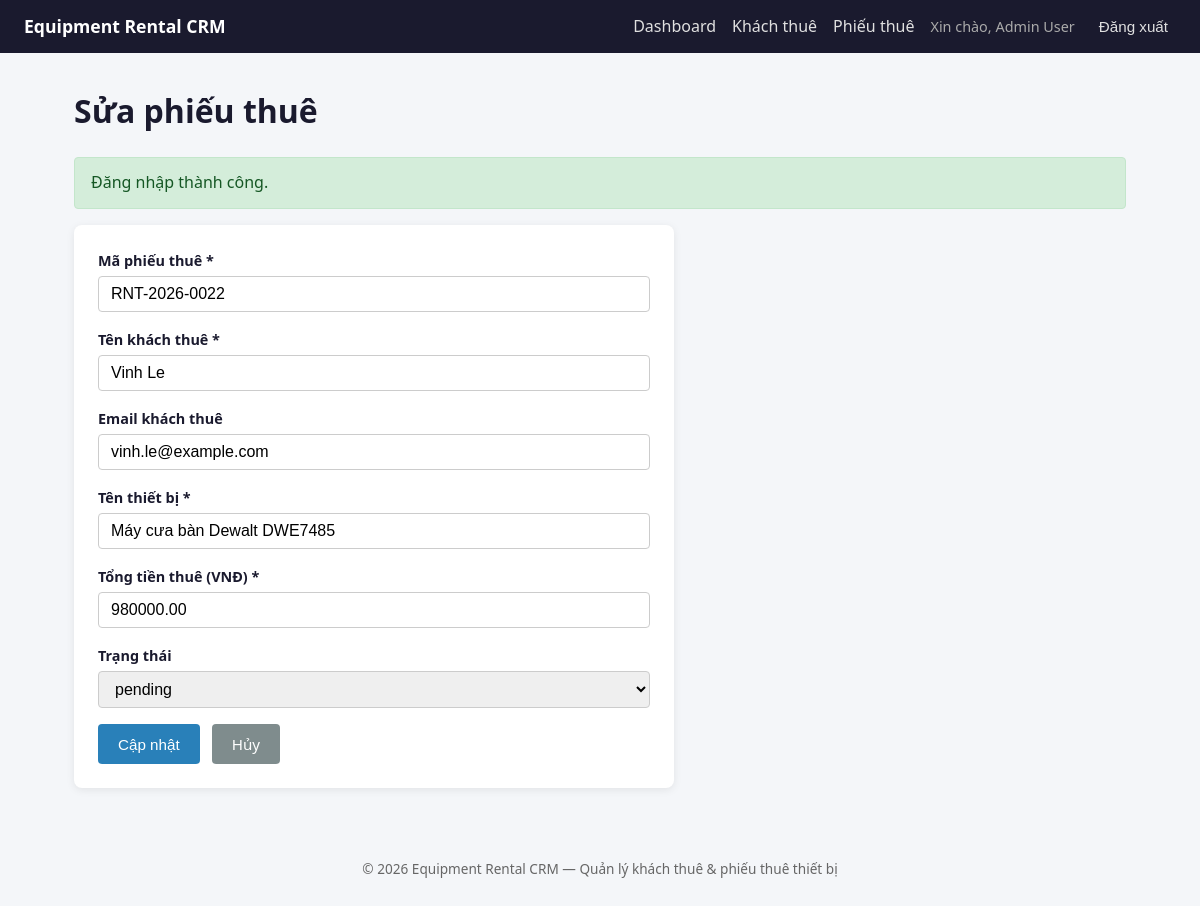
/rentals/edit?id=22 (signed in), run on an earlier commit of the app's database.
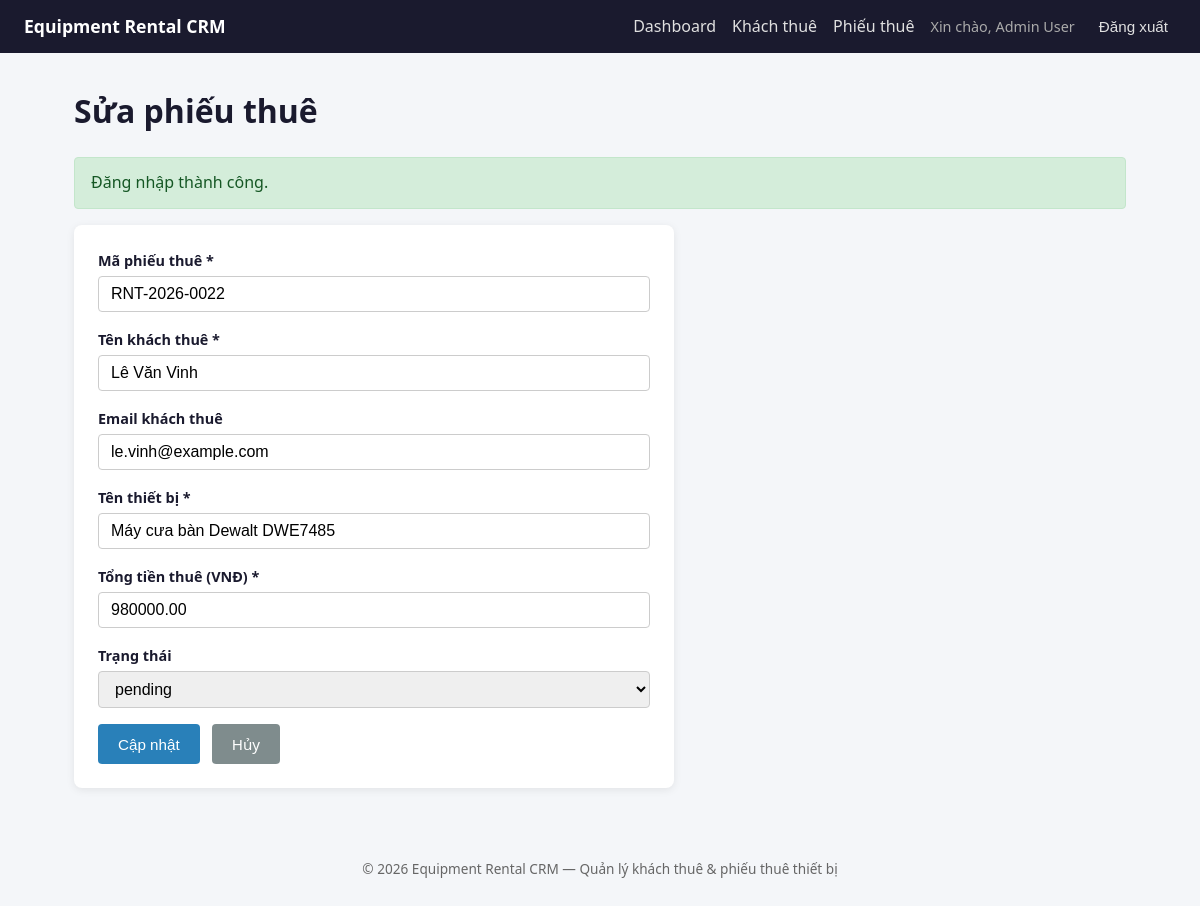
And on a later commit of the database.
### tables this page shows
CREATE TABLE rentals (
    id INT AUTO_INCREMENT PRIMARY KEY,
    rental_code VARCHAR(50) NOT NULL,
    renter_name VARCHAR(100) NOT NULL,
    renter_email VARCHAR(150),
    equipment_name VARCHAR(150) NOT NULL,
    total_amount DECIMAL(12, 2) NOT NULL DEFAULT 0,
    status ENUM('pending', 'active', 'returned', 'overdue', 'cancelled') NOT NULL DEFAULT 'pending',
    created_at DATETIME NOT NULL DEFAULT CURRENT_TIMESTAMP,
    updated_at DATETIME NULL,
    UNIQUE KEY unique_rental_code (rental_code),
    INDEX idx_rentals_created_at (created_at),
    INDEX idx_rentals_status_created_at (status, created_at),
    INDEX idx_rentals_renter_email (renter_email)
);

### app/Core/helpers.php (called while the page is built, shortened)
<?php
function e(string $value): string
{
    return htmlspecialchars($value, ENT_QUOTES, 'UTF-8');
}
function render(string $view, array $data = [], string $layout = 'layouts/main'): void
{
    extract($data);
    require __DIR__ . '/../Views/' . $view . '.php';
}

### app/Controllers/RentalController.php (called while the page is built, shortened)
<?php
class RentalController
{
    public function edit(): void
    {
        $id = (int) ($_GET['id'] ?? 0);
        $rental = $this->repo->findById($id);
        render('rentals/edit', [
            'title' => 'Sửa phiếu thuê',
            'rental' => $rental,
            'errors' => [],
            'statuses' => $this->service->getStatuses(),
        ]);
    }
}

### app/Core/Router.php (called while the page is built, shortened)
<?php
class Router
{
    private array $routes = ['GET' => [], 'POST' => []];
    public function get(string $path, array $handler): void
    {
        $this->routes['GET'][$path] = $handler;
    }
    public function post(string $path, array $handler): void
    {
        $this->routes['POST'][$path] = $handler;
    }
    public function dispatch(string $method, string $path, array $container): void
    {
        [$class, $action] = $this->routes[$method][$path];
        $container[$class]->$action();
    }
}

### public/index.php (called while the page is built, shortened)
<?php
$basePath = dirname(__DIR__);
require_once $basePath . '/app/Core/Router.php';
require_once $basePath . '/app/Core/helpers.php';
try {
    $dbConfig = require $basePath . '/config/database.php';
    $pdo = Database::connect($dbConfig);
} catch (Throwable $e) {
    log_error('Database connection failed: ' . $e->getMessage());
    http_response_code(500);
    if (app_config('debug', false)) {
        echo '<h1>Database Connection Error</h1>';
        echo '<p>' . e($e->getMessage()) . '</p>';
    } else {
        echo '<h1>Database Connection Error</h1>';
        echo '<p>Không thể kết nối cơ sở dữ liệu. Vui lòng kiểm tra cấu hình.</p>';
    }
    exit;
}
$userRepository = new UserRepository($pdo);
$renterRepository = new RenterRepository($pdo);
$rentalRepository = new RentalRepository($pdo);
$authService = new AuthService($userRepository);
$renterService = new RenterService($renterRepository);
$rentalService = new RentalService($rentalRepository);
$publicRenterService = new PublicRenterService($renterRepository);
$container = [
    HomeController::class => new HomeController(),
    AuthController::class => new AuthController($authService),
    DashboardController::class => new DashboardController($renterRepository, $rentalService),
    PublicRenterController::class => new PublicRenterController($publicRenterService),
    RenterController::class => new RenterController($renterService, $renterRepository),
    RentalController::class => new RentalController($rentalService, $rentalRepository),
    HealthController::class => new HealthController($pdo),
];
$router = new Router();
$router->get('/', [HomeController::class, 'index']);
$router->get('/login', [AuthController::class, 'login']);
$router->post('/login', [AuthController::class, 'handleLogin']);
$router->post('/logout', [AuthController::class, 'logout']);
$router->get('/dashboard', [DashboardController::class, 'index']);
$router->get('/public-renters/create', [PublicRenterController::class, 'create']);
$router->post('/public-renters', [PublicRenterController::class, 'store']);
$router->get('/renters', [RenterController::class, 'index']);
$router->get('/renters/create', [RenterController::class, 'create']);
$router->post('/renters/store', [RenterController::class, 'store']);
$router->get('/renters/edit', [RenterController::class, 'edit']);
$router->post('/renters/update', [RenterController::class, 'update']);
$router->post('/renters/delete', [RenterController::class, 'delete']);
$router->get('/rentals', [RentalController::class, 'index']);
$router->get('/rentals/create', [RentalController::class, 'create']);
$router->post('/rentals/store', [RentalController::class, 'store']);
$router->get('/rentals/edit', [RentalController::class, 'edit']);
$router->post('/rentals/update', [RentalController::class, 'update']);
$router->post('/rentals/delete', [RentalController::class, 'delete']);
$router->get('/health', [HealthController::class, 'index']);
$method = $_SERVER['REQUEST_METHOD'] ?? 'GET';
$path = parse_url($_SERVER['REQUEST_URI'] ?? '/', PHP_URL_PATH) ?: '/';
$router->dispatch($method, $path, $container);

### app/Repositories/RentalRepository.php (called while the page is built, shortened)
<?php
class RentalRepository
{
    public function findById(int $id): ?array
    {
        $stmt = $this->db->prepare('SELECT * FROM rentals WHERE id = :id LIMIT 1');
        $stmt->execute(['id' => $id]);
        $rental = $stmt->fetch();
        return $rental ?: null;
    }
}

### app/Views/rentals/edit.php (the view, shortened to what the changed rows need)
<h1><?= e($title) ?></h1>
<form method="POST" action="/rentals/update" class="form-card">
    <div class="form-group">
        <label for="rental_code">Mã phiếu thuê *</label>
        <input type="text" id="rental_code" name="rental_code" value="<?= e($rental['rental_code'] ?? '') ?>">
    </div>
    <div class="form-group">
        <label for="renter_name">Tên khách thuê *</label>
        <input type="text" id="renter_name" name="renter_name" value="<?= e($rental['renter_name'] ?? '') ?>">
    </div>
    <div class="form-group">
        <label for="renter_email">Email khách thuê</label>
        <input type="email" id="renter_email" name="renter_email" value="<?= e($rental['renter_email'] ?? '') ?>">
    </div>
    <div class="form-group">
        <label for="equipment_name">Tên thiết bị *</label>
        <input type="text" id="equipment_name" name="equipment_name" value="<?= e($rental['equipment_name'] ?? '') ?>">
    </div>
    <div class="form-group">
        <label for="total_amount">Tổng tiền thuê (VNĐ) *</label>
        <input type="number" id="total_amount" name="total_amount" step="0.01" min="0" value="<?= e((string) ($rental['total_amount'] ?? '')) ?>">
    </div>
</form>

What changed in the data, as far as the page shows it:
changed rentals "Máy cưa bàn Dewalt DWE7485": renter_name "Vinh Le" → "Lê Văn Vinh"; renter_email "vinh.le@example.com" → "le.vinh@example.com"
